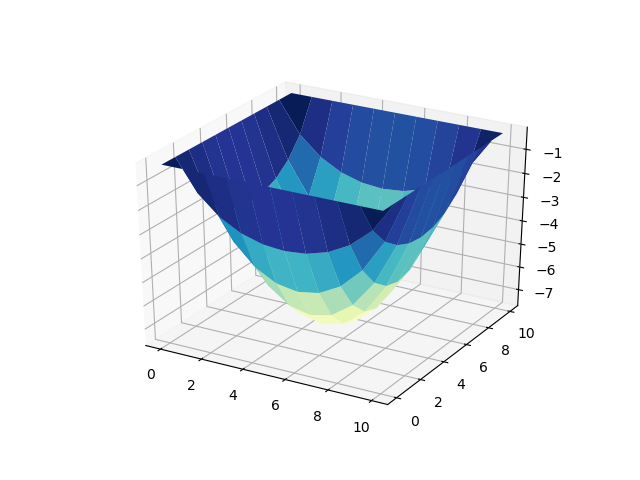

Recreate this plot in Python.
import numpy as np
from mpl_toolkits.mplot3d import Axes3D
import matplotlib.pyplot as plt
from matplotlib import cm
from matplotlib.ticker import LinearLocator, FormatStrFormatter


# sub question 1
def sub1():
    print()
    N = 3
    idx_mx = np.arange(1, (N + 1) ** 2 + 1).reshape(N + 1, N + 1)
    ops = ((-1, 0, 1), (0, -1, 1), (0, 0, -4), (1, 0, 1), (0, 1, 1))
    liv = []
    for i in range(N + 1):
        for j in range(N + 1):
            print("[{:2d}]: ({:1d}, {:1d})".format(idx_mx[i, j], i, j), end='')
            if i == 0 or i == N or j == 0 or j == N:
                print(' = 0')
            else:
                mx_op_str = []
                vec_op_str = []
                for (dx_i, dx_j, val) in ops:
                    mx_op_str.append("{:2d} * ({:1d}, {:1d})".format(
                                        val, i + dx_i, j + dx_j))
                    vec_op_str.append("{:2d} * [{:2d}]".format(
                                        val, idx_mx[i + dx_i, j + dx_j]))
                    liv.append([idx_mx[i, j], idx_mx[i + dx_i, j + dx_j], val])
                mx_op_str = ' + '.join(mx_op_str)
                vec_op_str = ' + '.join(vec_op_str)
                print(" = {} = {}".format(mx_op_str, vec_op_str))
    A = np.zeros(((N + 1) ** 2, (N + 1) ** 2), dtype=int)
    for i, j, v in liv:
        A[i - 1, j - 1] = v
    print(A)

# sub question 2
def laplacian(N, f):
    idx_mx = np.arange(1, (N + 1) ** 2 + 1).reshape(N + 1, N + 1)
    ops = ((-1, 0, 1), (0, -1, 1), (0, 0, -4), (1, 0, 1), (0, 1, 1))
    fvec = np.zeros(((N + 1) ** 2, 1))
    liv = []
    for i in range(N + 1):
        for j in range(N + 1):
            fvec[idx_mx[i, j] - 1, 0] = f(i / N, j / N)
            if i == 0 or i == N or j == 0 or j == N:
                pass
            else:
                for (dx_i, dx_j, val) in ops:
                    liv.append([idx_mx[i, j], idx_mx[i + dx_i, j + dx_j], val])
    A = np.zeros(((N + 1) ** 2, (N + 1) ** 2), dtype=int)
    for i, j, v in liv:
        A[i - 1, j - 1] = v
    return A, fvec

# sub question 3
def sub3():
    print()
    A, fvec = laplacian(10, lambda i, j: 1)
    uvec = np.linalg.lstsq(A, fvec, rcond=None)[0]
    N = int(np.sqrt(len(uvec))) - 1
    rows = np.tile(np.arange(0, N + 1), (N + 1, 1)).T
    cols = np.tile(np.arange(0, N + 1), (N + 1, 1))
    vals = uvec.reshape(N + 1, N + 1)
    fig = plt.figure()
    ax = fig.gca(projection='3d')
    surf = ax.plot_surface(rows, cols, vals, cmap=cm.YlGnBu)
    fig.savefig('p2.png')
    plt.show(fig)

# run sub questions
sub1()
sub3()